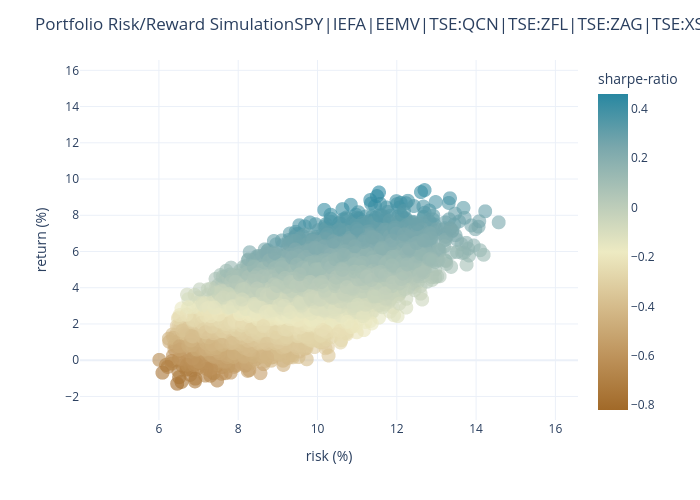

The notebook cell saved with this chart:
### Markdown cell above
# **Build the Efficient Frontier from all possible weight combinations**

### Code cell
# build the efficient frontier
p.build_efficient_frontier(
    total_portfolio_wt=100,
    min_security_wt=0,
    max_security_wt=30,
    weight_increment=10,
    num_sims=100,
    years=10,
    frequency='monthly',
    verbose = 1000  # print progress every 1,000 portfolios
)
p.plot_efficient_frontier()
p.get_optimal_portfolios(5)

### Figure 1 — Plotly figure (JSON) as saved in the notebook; plotly's stock layout.template omitted (floating-point values rounded to 4 significant figures; data arrays with more than 128 entries replaced by an {"elided": "..."} marker saying what was removed)
{"data": [{"customdata": {"elided": "6728x2 mixed values"}, "hovertemplate": "expected-risk=%{x}<br>expected-return=%{y}<br>portfolio-weights=%{customdata[0]}<br>sharpe-ratio=%{marker.color}<extra></extra>", "legendgroup": "", "marker": {"color": {"elided": "6728 float values"}, "coloraxis": "coloraxis", "opacity": 0.6, "size": 14, "symbol": "circle"}, "mode": "markers", "name": "", "showlegend": false, "type": "scattergl", "x": {"elided": "6728 float values"}, "xaxis": "x", "y": {"elided": "6728 float values"}, "yaxis": "y"}], "layout": {"coloraxis": {"colorbar": {"title": {"text": "sharpe-ratio"}}, "colorscale": [[0, "rgb(161, 105, 40)"], [0.1667, "rgb(189, 146, 90)"], [0.3333, "rgb(214, 189, 141)"], [0.5, "rgb(237, 234, 194)"], [0.6667, "rgb(181, 200, 184)"], [0.8333, "rgb(121, 167, 172)"], [1, "rgb(40, 135, 161)"]]}, "height": 500, "hovermode": "y", "legend": {"title": {"text": "Portfolio Weights"}, "tracegroupgap": 0}, "margin": {"t": 60}, "title": {"text": "Portfolio Risk/Reward SimulationSPY|IEFA|EEMV|TSE:QCN|TSE:ZFL|TSE:ZAG|TSE:XSH|GLD"}, "width": 700, "xaxis": {"anchor": "y", "domain": [0, 1], "range": [4.01, 16.57], "title": {"text": "risk (%)"}}, "yaxis": {"anchor": "x", "domain": [0, 1], "range": [-3.3, 16.57], "title": {"text": "return (%)"}}}}
